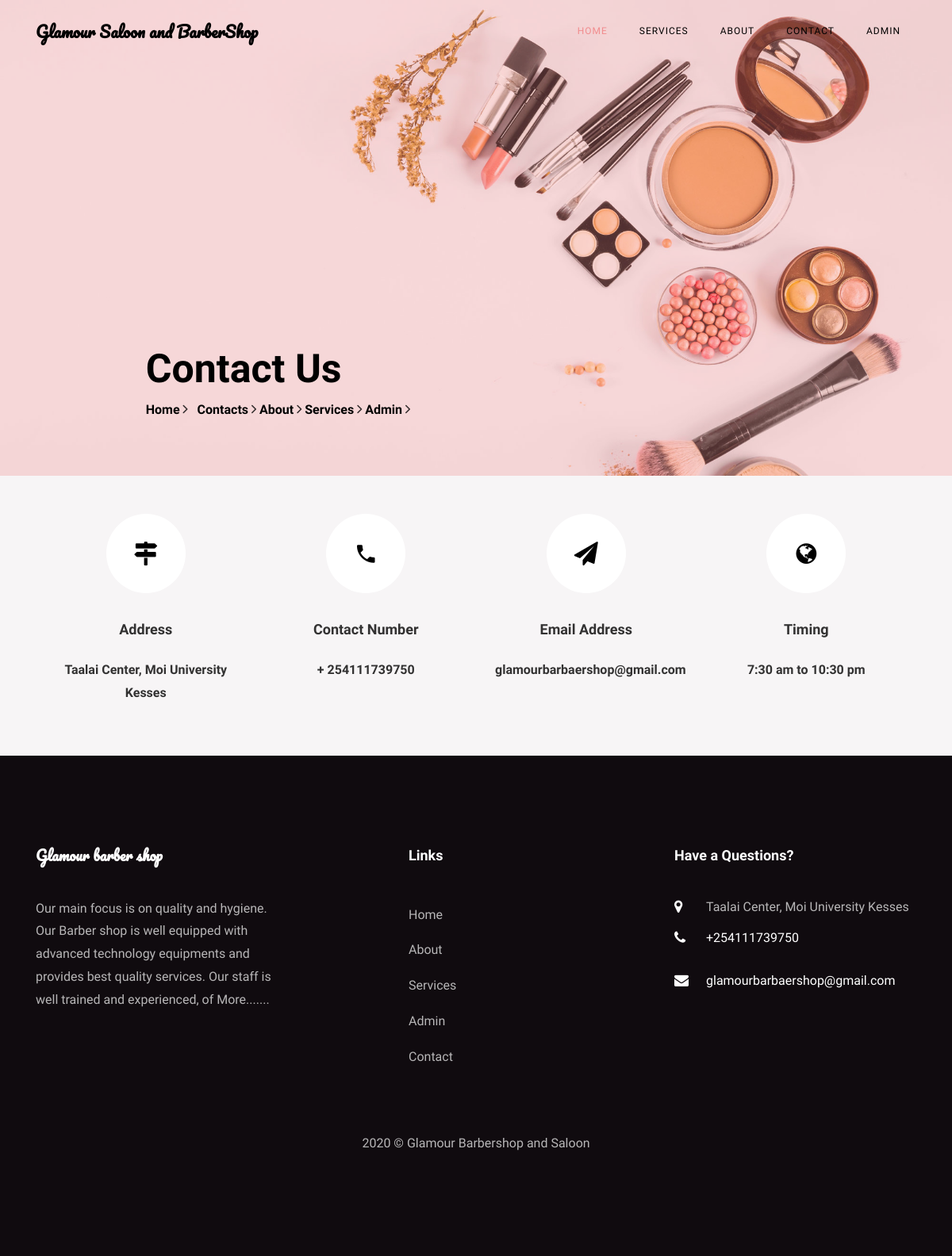
The page /contact.php on the database its author committed.
### tables this page shows
CREATE TABLE `tblpage` (
  `ID` int(10) NOT NULL,
  `PageType` varchar(200) DEFAULT NULL,
  `PageTitle` mediumtext,
  `PageDescription` mediumtext,
  `Email` varchar(200) DEFAULT NULL,
  `MobileNumber` bigint(10) DEFAULT NULL,
  `UpdationDate` date DEFAULT NULL,
  `Timing` varchar(200) NOT NULL
);

### contact.php (the view, shortened to what this page needs)
<?php
include('includes/dbconnection.php');
?>
<!DOCTYPE html>
<html lang="en">
  <head>
    <link rel="stylesheet" href="css/open-iconic-bootstrap.min.css">
    <link rel="stylesheet" href="css/animate.css">
    <link rel="stylesheet" href="css/owl.carousel.min.css">
    <link rel="stylesheet" href="css/owl.theme.default.min.css">
    <link rel="stylesheet" href="css/magnific-popup.css">
    <link rel="stylesheet" href="css/aos.css">
    <link rel="stylesheet" href="css/ionicons.min.css">
    <link rel="stylesheet" href="css/bootstrap-datepicker.css">
    <link rel="stylesheet" href="css/jquery.timepicker.css">
    <link rel="stylesheet" href="css/flaticon.css">
    <link rel="stylesheet" href="css/icomoon.css">
    <link rel="stylesheet" href="css/style.css">
  </head>
  <body>
	   <?php include_once('includes/header.php');?>
    <section class="hero-wrap hero-wrap-2" style="background-image: url('images/bg-2.jpg');" data-stellar-background-ratio="0.5">
      <div class="overlay"></div>
      <div class="container">
        <div class="row no-gutters slider-text js-fullheight align-items-end justify-content-center">
          <div class="col-md-9 ftco-animate pb-5">
            <h2 class="mb-0 bread">Contact Us</h2>
            <p class="breadcrumbs"><span class="mr-2"><a href="index.php">Home <i class="ion-ios-arrow-forward"></i></a></span> <span><a href="#">Contacts</a> <i class="ion-ios-arrow-forward"></i></span>
            <span><a href="about.php">About</a> <i class="ion-ios-arrow-forward"></i></span>
            <span><a href="services.php">Services </a><i class="ion-ios-arrow-forward"></i></span>
            <span><a href="admin/index.php">Admin</a> <i class="ion-ios-arrow-forward"></i></span>
          </p>
          </div>
        </div>
      </div>
    </section>
    <section class="contact-section bg-light">
      <div class="container">
        <div class="row no-gutters d-flex contact-info">
          <?php
$ret=mysqli_query($con,"select * from tblpage where PageType='contactus' ");
while ($row=mysqli_fetch_array($ret)) {
?>
          <div class="col-md-3 d-flex">
          	<div class="align-self-stretch box p-4 py-md-5 text-center">
          		<div class="icon d-flex align-items-center justify-content-center">
          			<span class="icon-map-signs"></span>
          		</div>
          		<h3 class="mb-4">Address</h3>
	            <p><?php  echo $row['PageDescription'];?></p>
	          </div>
          </div>
          <div class="col-md-3 d-flex">
          	<div class="align-self-stretch box p-4 py-md-5 text-center">
          		<div class="icon d-flex align-items-center justify-content-center">
          			<span class="icon-phone2"></span>
          		</div>
          		<h3 class="mb-4">Contact Number</h3>
	            <p><a href="tel://1234567920">+ <?php  echo $row['MobileNumber'];?></a></p>
	          </div>
          </div>
          <div class="col-md-3 d-flex">
          	<div class="align-self-stretch box p-4 py-md-5 text-center">
          		<div class="icon d-flex align-items-center justify-content-center">
          			<span class="icon-paper-plane"></span>
          		</div>
          		<h3 class="mb-4">Email Address</h3>
	            <p><a href="mailto:info@yoursite.com"><?php  echo $row['Email'];?></a></p>
	          </div>
          </div>
          <div class="col-md-3 d-flex">
          	<div class="align-self-stretch box p-4 py-md-5 text-center">
          		<div class="icon d-flex align-items-center justify-content-center">
          			<span class="icon-globe"></span>
          		</div>
          		<h3 class="mb-4">Timing</h3>
	            <p><?php  echo $row['Timing'];?></p>
	          </div>
          </div>
          <?php } ?>
        </div>
      </div>
    </section>
   <?php include_once('includes/footer.php');?>
  </body>
</html>

### includes/footer.php (shortened to what this page needs)
 <?php
include('includes/dbconnection.php');
?>
 <footer class="ftco-footer ftco-section">
      <div class="container">
        <div class="row mb-5">
          <div class="col-md">
            <div class="ftco-footer-widget mb-4">
              <h2 class="ftco-heading-2 logo">Glamour barber shop</h2>
              <?php
$ret=mysqli_query($con,"select * from tblpage where PageType='aboutus' ");
while ($row=mysqli_fetch_array($ret)) {
?>
              <p><?php  echo substr($row['PageDescription'],0,200);?> <a href="about.php">More.......</a></p><?php } ?>
            </div>
          </div>
          <div class="col-md" style="padding-left: 150px">
             <div class="ftco-footer-widget mb-4">
              <h2 class="ftco-heading-2">Links</h2>
              <ul class="list-unstyled">
                <li><a href="index.php" class="py-2 d-block">Home</a></li>
                <li><a href="about.php" class="py-2 d-block">About</a></li>
                <li><a href="services.php" class="py-2 d-block">Services</a></li>
                <li><a href="admin/index.php" class="py-2 d-block">Admin</a></li>
                <li><a href="contact.php" class="py-2 d-block">Contact</a></li>
              </ul>
            </div>
          </div>
          <div class="col-md">
            <div class="ftco-footer-widget mb-4">
            	<h2 class="ftco-heading-2">Have a Questions?</h2>
            	<div class="block-23 mb-3">
                <?php
$ret=mysqli_query($con,"select * from tblpage where PageType='contactus' ");
while ($row=mysqli_fetch_array($ret)) {
?>
	              <ul>
	                <li><span class="icon icon-map-marker"></span><span class="text"><?php  echo $row['PageDescription'];?></span></li>
	                <li><a href="#"><span class="icon icon-phone"></span><span class="text">+<?php  echo $row['MobileNumber'];?></span></a></li>
	                <li><a href="#"><span class="icon icon-envelope"></span><span class="text"><?php  echo $row['Email'];?></span></a></li>
	              </ul>
	            </div>
               <?php } ?>
            </div>
          </div>
        </div>
        <div class="row">
          <div class="col-md-12 text-center">
            <p>
  2020 &copy; Glamour Barbershop and Saloon  </p>
          </div>
        </div>
      </div>
    </footer>

### css/icomoon.css (style rules this page uses)
[class^="icon-"], [class*=" icon-"] { font-family: 'icomoon' !important; speak: none; font-style: normal; font-weight: normal; font-variant: normal; text-transform: none; line-height: 1; -webkit-font-smoothing: antialiased; -moz-osx-font-smoothing: grayscale; }
.icon-map-marker:before { content: "\f041"; }
.icon-phone:before { content: "\f095"; }
.icon-globe:before { content: "\f0ac"; }
.icon-envelope:before { content: "\f0e0"; }
.icon-paper-plane:before { content: "\f1d8"; }
.icon-map-signs:before { content: "\f277"; }
.icon-phone2:before { content: "\e0cd"; }

### rows shown on the page
tblpage: PageDescription "Taalai Center, Moi University Kesses", MobileNumber "254111739750", Email "glamourbarbaershop@gmail.com", Timing "7:30 am to 10:30 pm"
tblpage: PageDescription "Our main focus is on quality and hygiene. Our Barber shop is well equipped with advanced technology equipments and provides best quality services. Our staff is well trained and experienced, of"
